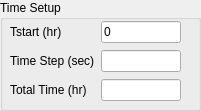
  <widget class="QGroupBox" name="groupBox_5">
   <property name="geometry">
    <rect>
     <x>40</x>
     <y>310</y>
     <width>201</width>
     <height>111</height>
    </rect>
   </property>
   <property name="title">
    <string>Time Setup</string>
   </property>
   <widget class="QWidget" name="layoutWidget_3">
    <property name="geometry">
     <rect>
      <x>10</x>
      <y>20</y>
      <width>171</width>
      <height>82</height>
     </rect>
    </property>
    <layout class="QGridLayout" name="gridLayout">
     <item row="0" column="0">
      <widget class="QLabel" name="label_4">
       <property name="text">
        <string>Tstart (hr)</string>
       </property>
      </widget>
     </item>
     <item row="0" column="1">
      <widget class="QLineEdit" name="lineEditTStart">
       <property name="text">
        <string>0</string>
       </property>
      </widget>
     </item>
     <item row="1" column="1">
      <widget class="QLineEdit" name="lineEditTStep"/>
     </item>
     <item row="2" column="0">
      <widget class="QLabel" name="label_6">
       <property name="text">
        <string>Total Time (hr)</string>
       </property>
      </widget>
     </item>
     <item row="2" column="1">
      <widget class="QLineEdit" name="lineEditTTotal"/>
     </item>
     <item row="1" column="0">
      <widget class="QLabel" name="label_5">
       <property name="text">
        <string>Time Step (sec)</string>
       </property>
      </widget>
     </item>
    </layout>
   </widget>
  </widget>
